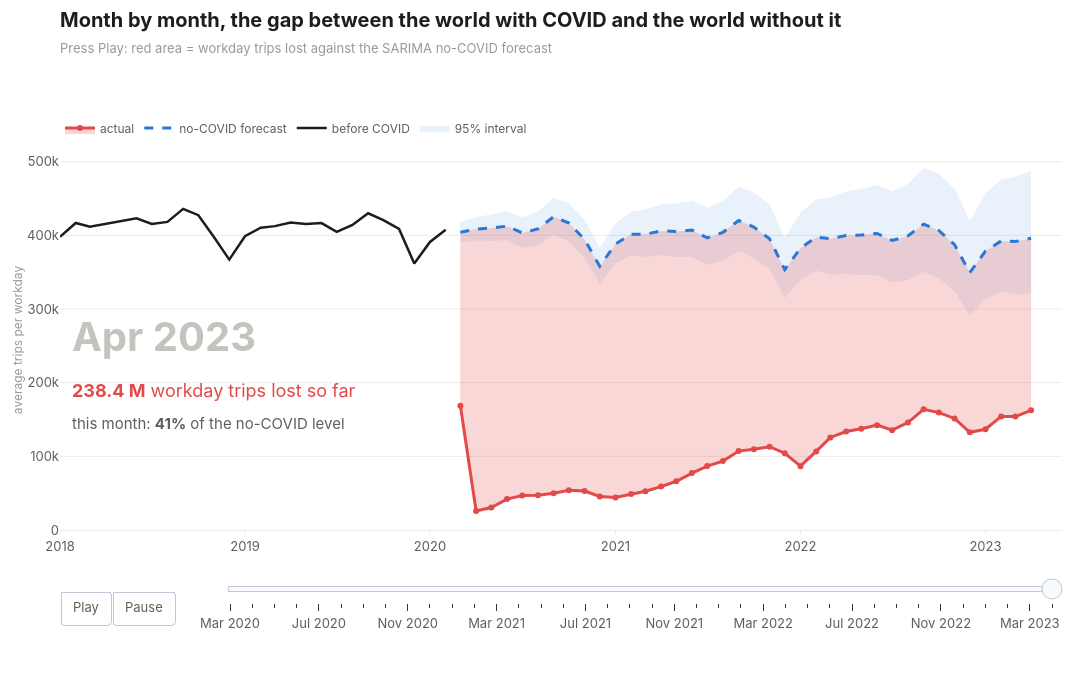

Source (notebook cell):
### Markdown cell above
### ภาพเคลื่อนไหว: ช่องว่างค่อยๆ เปิดทีละเดือน

กด Play เพื่อดูตั้งแต่ มี.ค. 2020 ถึง เม.ย. 2023 ตัวเลขด้านขวาคือจำนวนทริปที่หายไปสะสม และ % การฟื้นตัวของเดือนนั้น

### Code cell
context = trips.loc["2018-01":PRE_END]
anim_months = list(post.index)


def gap_traces(upto):
    shown_post = post[:upto]
    shown_cf = cf_mid[:upto]
    return [
        go.Scatter(x=shown_cf.index, y=shown_cf.values, mode="lines", line=dict(color=viz.ACCENT, width=3, dash="dash"),
                   name="no-COVID forecast", hovertemplate="%{x|%b %Y}: expected %{y:,.0f}<extra></extra>"),
        go.Scatter(x=shown_post.index, y=shown_post.values, mode="lines+markers", line=dict(color=viz.SERIES[7], width=3),
                   marker=dict(size=6), fill="tonexty", fillcolor=LOST_FILL, name="actual",
                   hovertemplate="%{x|%b %Y}: actual %{y:,.0f}<extra></extra>"),
    ]


def gap_notes(upto):
    lost_so_far = float(lost_per_month[:upto].sum())
    month_recovery = float(recovery[upto])
    return [
        dict(text=f"<b>{upto:%b %Y}</b>", x=0.01, y=0.58, xref="paper", yref="paper", xanchor="left", yanchor="top",
             showarrow=False, font=dict(size=40, color=viz.CONTEXT)),
        dict(text=f"<b>{lost_so_far / 1e6:,.1f} M</b> workday trips lost so far", x=0.01, y=0.40, xref="paper",
             yref="paper", xanchor="left", yanchor="top", showarrow=False, font=dict(size=18, color=viz.SERIES[7])),
        dict(text=f"this month: <b>{month_recovery:.0f}%</b> of the no-COVID level", x=0.01, y=0.31, xref="paper",
             yref="paper", xanchor="left", yanchor="top", showarrow=False, font=dict(size=15, color=viz.INK2)),
    ]


fig = go.Figure()
fig.add_trace(go.Scatter(x=cf95.index, y=cf95.iloc[:, 1], mode="lines", line=dict(width=0), showlegend=False, hoverinfo="skip"))
fig.add_trace(go.Scatter(x=cf95.index, y=cf95.iloc[:, 0], mode="lines", line=dict(width=0), fill="tonexty",
                         fillcolor="rgba(42, 120, 214, 0.10)", name="95% interval", hoverinfo="skip"))
fig.add_trace(go.Scatter(x=context.index, y=context.values, mode="lines", line=dict(color=viz.INK, width=2.5),
                         name="before COVID", hovertemplate="%{x|%b %Y}: %{y:,.0f}<extra></extra>"))
for trace in gap_traces(anim_months[-1]):
    fig.add_trace(trace)

frames = []
steps = []
for month in anim_months:
    name = f"{month:%b %Y}"
    frames.append(go.Frame(name=name, data=gap_traces(month), traces=[3, 4], layout=dict(annotations=gap_notes(month))))
    steps.append(dict(label=name, method="animate",
                      args=[[name], dict(mode="immediate", frame=dict(duration=0, redraw=False), transition=dict(duration=0))]))
fig.frames = frames
play = dict(label="Play", method="animate",
            args=[None, dict(frame=dict(duration=260, redraw=False), fromcurrent=True, transition=dict(duration=120))])
pause = dict(label="Pause", method="animate",
             args=[[None], dict(frame=dict(duration=0, redraw=False), mode="immediate", transition=dict(duration=0))])
fig.update_layout(
    annotations=gap_notes(anim_months[-1]),
    updatemenus=[dict(type="buttons", buttons=[play, pause], direction="left", x=0, y=-0.16, xanchor="left",
                      yanchor="top", showactive=False)],
    sliders=[dict(steps=steps, active=len(steps) - 1, x=0.16, len=0.84, y=-0.13, currentvalue=dict(visible=False),
                  pad=dict(t=0))],
    hovermode="x unified", margin=dict(t=150, b=150),
)
fig.update_xaxes(range=[pd.Timestamp("2018-01-01"), pd.Timestamp("2023-06-01")])
fig.update_yaxes(title_text="average trips per workday", tickformat="~s", range=[0, float(cf95.iloc[:, 1].max()) * 1.05])
viz.titled(fig, "Month by month, the gap between the world with COVID and the world without it",
           "Press Play: red area = workday trips lost against the SARIMA no-COVID forecast")
viz.save(fig, "13_gap_animation", width=1300, height=680)
fig

### Figure 1 — Plotly figure (JSON) as saved in the notebook; plotly's stock layout.template omitted (floating-point values rounded to 4 significant figures)
{"data": [{"hoverinfo": "skip", "line": {"width": 0}, "mode": "lines", "showlegend": false, "type": "scatter", "x": ["2020-03-01T00:00:00.000000", "2020-04-01T00:00:00.000000", "2020-05-01T00:00:00.000000", "2020-06-01T00:00:00.000000", "2020-07-01T00:00:00.000000", "2020-08-01T00:00:00.000000", "2020-09-01T00:00:00.000000", "2020-10-01T00:00:00.000000", "2020-11-01T00:00:00.000000", "2020-12-01T00:00:00.000000", "2021-01-01T00:00:00.000000", "2021-02-01T00:00:00.000000", "2021-03-01T00:00:00.000000", "2021-04-01T00:00:00.000000", "2021-05-01T00:00:00.000000", "2021-06-01T00:00:00.000000", "2021-07-01T00:00:00.000000", "2021-08-01T00:00:00.000000", "2021-09-01T00:00:00.000000", "2021-10-01T00:00:00.000000", "2021-11-01T00:00:00.000000", "2021-12-01T00:00:00.000000", "2022-01-01T00:00:00.000000", "2022-02-01T00:00:00.000000", "2022-03-01T00:00:00.000000", "2022-04-01T00:00:00.000000", "2022-05-01T00:00:00.000000", "2022-06-01T00:00:00.000000", "2022-07-01T00:00:00.000000", "2022-08-01T00:00:00.000000", "2022-09-01T00:00:00.000000", "2022-10-01T00:00:00.000000", "2022-11-01T00:00:00.000000", "2022-12-01T00:00:00.000000", "2023-01-01T00:00:00.000000", "2023-02-01T00:00:00.000000", "2023-03-01T00:00:00.000000", "2023-04-01T00:00:00.000000"], "y": [418300.0, 424900.0, 428300.0, 432700.0, 424700.0, 431900.0, 451000.0, 443200.0, 420800.0, 383100.0, 416500.0, 431900.0, 435000.0, 442000.0, 443100.0, 447000.0, 437000.0, 447100.0, 466400.0, 458200.0, 442000.0, 396600.0, 430600.0, 448800.0, 451700.0, 459600.0, 463100.0, 468400.0, 459900.0, 469800.0, 491300.0, 483600.0, 463100.0, 419800.0, 457000.0, 475800.0, 479400.0, 488000.0]}, {"fill": "tonexty", "fillcolor": "rgba(42, 120, 214, 0.10)", "hoverinfo": "skip", "line": {"width": 0}, "mode": "lines", "name": "95% interval", "type": "scatter", "x": ["2020-03-01T00:00:00.000000", "2020-04-01T00:00:00.000000", "2020-05-01T00:00:00.000000", "2020-06-01T00:00:00.000000", "2020-07-01T00:00:00.000000", "2020-08-01T00:00:00.000000", "2020-09-01T00:00:00.000000", "2020-10-01T00:00:00.000000", "2020-11-01T00:00:00.000000", "2020-12-01T00:00:00.000000", "2021-01-01T00:00:00.000000", "2021-02-01T00:00:00.000000", "2021-03-01T00:00:00.000000", "2021-04-01T00:00:00.000000", "2021-05-01T00:00:00.000000", "2021-06-01T00:00:00.000000", "2021-07-01T00:00:00.000000", "2021-08-01T00:00:00.000000", "2021-09-01T00:00:00.000000", "2021-10-01T00:00:00.000000", "2021-11-01T00:00:00.000000", "2021-12-01T00:00:00.000000", "2022-01-01T00:00:00.000000", "2022-02-01T00:00:00.000000", "2022-03-01T00:00:00.000000", "2022-04-01T00:00:00.000000", "2022-05-01T00:00:00.000000", "2022-06-01T00:00:00.000000", "2022-07-01T00:00:00.000000", "2022-08-01T00:00:00.000000", "2022-09-01T00:00:00.000000", "2022-10-01T00:00:00.000000", "2022-11-01T00:00:00.000000", "2022-12-01T00:00:00.000000", "2023-01-01T00:00:00.000000", "2023-02-01T00:00:00.000000", "2023-03-01T00:00:00.000000", "2023-04-01T00:00:00.000000"], "y": [390800.0, 392900.0, 392400.0, 393200.0, 383000.0, 386800.0, 401100.0, 391700.0, 369700.0, 334600.0, 361800.0, 373300.0, 370500.0, 373000.0, 370700.0, 370900.0, 359800.0, 365300.0, 378300.0, 369000.0, 353500.0, 315000.0, 339900.0, 352000.0, 346500.0, 347900.0, 346200.0, 346000.0, 335800.0, 339200.0, 351000.0, 341900.0, 324100.0, 290900.0, 313700.0, 323500.0, 319800.0, 321200.0]}, {"hovertemplate": "%{x|%b %Y}: %{y:,.0f}<extra></extra>", "line": {"color": "#1d1d1b", "width": 2.5}, "mode": "lines", "name": "before COVID", "type": "scatter", "x": ["2018-01-01T00:00:00.000000", "2018-02-01T00:00:00.000000", "2018-03-01T00:00:00.000000", "2018-04-01T00:00:00.000000", "2018-05-01T00:00:00.000000", "2018-06-01T00:00:00.000000", "2018-07-01T00:00:00.000000", "2018-08-01T00:00:00.000000", "2018-09-01T00:00:00.000000", "2018-10-01T00:00:00.000000", "2018-11-01T00:00:00.000000", "2018-12-01T00:00:00.000000", "2019-01-01T00:00:00.000000", "2019-02-01T00:00:00.000000", "2019-03-01T00:00:00.000000", "2019-04-01T00:00:00.000000", "2019-05-01T00:00:00.000000", "2019-06-01T00:00:00.000000", "2019-07-01T00:00:00.000000", "2019-08-01T00:00:00.000000", "2019-09-01T00:00:00.000000", "2019-10-01T00:00:00.000000", "2019-11-01T00:00:00.000000", "2019-12-01T00:00:00.000000", "2020-01-01T00:00:00.000000", "2020-02-01T00:00:00.000000"], "y": [397900.0, 416800.0, 411700.0, 415600.0, 419500.0, 423000.0, 415500.0, 418300.0, 435900.0, 427300.0, 397300.0, 367100.0, 398800.0, 410400.0, 412500.0, 417400.0, 415200.0, 416600.0, 404700.0, 414000.0, 430000.0, 420700.0, 408700.0, 361700.0, 391000.0, 407500.0]}, {"hovertemplate": "%{x|%b %Y}: expected %{y:,.0f}<extra></extra>", "line": {"color": "#2a78d6", "dash": "dash", "width": 3}, "mode": "lines", "name": "no-COVID forecast", "type": "scatter", "x": ["2020-03-01T00:00:00.000000", "2020-04-01T00:00:00.000000", "2020-05-01T00:00:00.000000", "2020-06-01T00:00:00.000000", "2020-07-01T00:00:00.000000", "2020-08-01T00:00:00.000000", "2020-09-01T00:00:00.000000", "2020-10-01T00:00:00.000000", "2020-11-01T00:00:00.000000", "2020-12-01T00:00:00.000000", "2021-01-01T00:00:00.000000", "2021-02-01T00:00:00.000000", "2021-03-01T00:00:00.000000", "2021-04-01T00:00:00.000000", "2021-05-01T00:00:00.000000", "2021-06-01T00:00:00.000000", "2021-07-01T00:00:00.000000", "2021-08-01T00:00:00.000000", "2021-09-01T00:00:00.000000", "2021-10-01T00:00:00.000000", "2021-11-01T00:00:00.000000", "2021-12-01T00:00:00.000000", "2022-01-01T00:00:00.000000", "2022-02-01T00:00:00.000000", "2022-03-01T00:00:00.000000", "2022-04-01T00:00:00.000000", "2022-05-01T00:00:00.000000", "2022-06-01T00:00:00.000000", "2022-07-01T00:00:00.000000", "2022-08-01T00:00:00.000000", "2022-09-01T00:00:00.000000", "2022-10-01T00:00:00.000000", "2022-11-01T00:00:00.000000", "2022-12-01T00:00:00.000000", "2023-01-01T00:00:00.000000", "2023-02-01T00:00:00.000000", "2023-03-01T00:00:00.000000", "2023-04-01T00:00:00.000000"], "y": [404300.0, 408600.0, 410000.0, 412500.0, 403300.0, 408700.0, 425300.0, 416600.0, 394400.0, 358000.0, 388200.0, 401500.0, 401500.0, 406000.0, 405300.0, 407100.0, 396500.0, 404100.0, 420000.0, 411200.0, 395300.0, 353500.0, 382500.0, 397500.0, 395600.0, 399900.0, 400400.0, 402600.0, 393000.0, 399200.0, 415200.0, 406600.0, 387400.0, 349500.0, 378600.0, 392400.0, 391600.0, 395900.0]}, {"fill": "tonexty", "fillcolor": "rgba(227, 73, 72, 0.22)", "hovertemplate": "%{x|%b %Y}: actual %{y:,.0f}<extra></extra>", "line": {"color": "#e34948", "width": 3}, "marker": {"size": 6}, "mode": "lines+markers", "name": "actual", "type": "scatter", "x": ["2020-03-01T00:00:00.000000", "2020-04-01T00:00:00.000000", "2020-05-01T00:00:00.000000", "2020-06-01T00:00:00.000000", "2020-07-01T00:00:00.000000", "2020-08-01T00:00:00.000000", "2020-09-01T00:00:00.000000", "2020-10-01T00:00:00.000000", "2020-11-01T00:00:00.000000", "2020-12-01T00:00:00.000000", "2021-01-01T00:00:00.000000", "2021-02-01T00:00:00.000000", "2021-03-01T00:00:00.000000", "2021-04-01T00:00:00.000000", "2021-05-01T00:00:00.000000", "2021-06-01T00:00:00.000000", "2021-07-01T00:00:00.000000", "2021-08-01T00:00:00.000000", "2021-09-01T00:00:00.000000", "2021-10-01T00:00:00.000000", "2021-11-01T00:00:00.000000", "2021-12-01T00:00:00.000000", "2022-01-01T00:00:00.000000", "2022-02-01T00:00:00.000000", "2022-03-01T00:00:00.000000", "2022-04-01T00:00:00.000000", "2022-05-01T00:00:00.000000", "2022-06-01T00:00:00.000000", "2022-07-01T00:00:00.000000", "2022-08-01T00:00:00.000000", "2022-09-01T00:00:00.000000", "2022-10-01T00:00:00.000000", "2022-11-01T00:00:00.000000", "2022-12-01T00:00:00.000000", "2023-01-01T00:00:00.000000", "2023-02-01T00:00:00.000000", "2023-03-01T00:00:00.000000", "2023-04-01T00:00:00.000000"], "y": [168700.0, 25840.0, 30560.0, 41990.0, 46740.0, 47110.0, 49980.0, 53990.0, 52970.0, 45530.0, 44000.0, 48740.0, 52680.0, 58950.0, 66130.0, 77220.0, 86800.0, 93560.0, 107100.0, 109700.0, 113100.0, 104200.0, 86700.0, 106700.0, 125600.0, 133700.0, 137400.0, 142300.0, 135500.0, 145900.0, 163900.0, 159400.0, 151400.0, 132600.0, 136800.0, 154200.0, 153900.0, 162500.0]}], "layout": {"annotations": [{"font": {"color": "#c4c3bd", "size": 40}, "showarrow": false, "text": "<b>Apr 2023</b>", "x": 0.01, "xanchor": "left", "xref": "paper", "y": 0.58, "yanchor": "top", "yref": "paper"}, {"font": {"color": "#e34948", "size": 18}, "showarrow": false, "text": "<b>238.4 M</b> workday trips lost so far", "x": 0.01, "xanchor": "left", "xref": "paper", "y": 0.4, "yanchor": "top", "yref": "paper"}, {"font": {"color": "#5f5e5a", "size": 15}, "showarrow": false, "text": "this month: <b>41%</b> of the no-COVID level", "x": 0.01, "xanchor": "left", "xref": "paper", "y": 0.31, "yanchor": "top", "yref": "paper"}], "height": 680, "hovermode": "x unified", "margin": {"b": 150, "t": 150}, "sliders": [{"active": 37, "currentvalue": {"visible": false}, "len": 0.84, "pad": {"t": 0}, "steps": [{"args": [["Mar 2020"], {"frame": {"duration": 0, "redraw": false}, "mode": "immediate", "transition": {"duration": 0}}], "label": "Mar 2020", "method": "animate"}, {"args": [["Apr 2020"], {"frame": {"duration": 0, "redraw": false}, "mode": "immediate", "transition": {"duration": 0}}], "label": "Apr 2020", "method": "animate"}, {"args": [["May 2020"], {"frame": {"duration": 0, "redraw": false}, "mode": "immediate", "transition": {"duration": 0}}], "label": "May 2020", "method": "animate"}, {"args": [["Jun 2020"], {"frame": {"duration": 0, "redraw": false}, "mode": "immediate", "transition": {"duration": 0}}], "label": "Jun 2020", "method": "animate"}, {"args": [["Jul 2020"], {"frame": {"duration": 0, "redraw": false}, "mode": "immediate", "transition": {"duration": 0}}], "label": "Jul 2020", "method": "animate"}, {"args": [["Aug 2020"], {"frame": {"duration": 0, "redraw": false}, "mode": "immediate", "transition": {"duration": 0}}], "label": "Aug 2020", "method": "animate"}, {"args": [["Sep 2020"], {"frame": {"duration": 0, "redraw": false}, "mode": "immediate", "transition": {"duration": 0}}], "label": "Sep 2020", "method": "animate"}, {"args": [["Oct 2020"], {"frame": {"duration": 0, "redraw": false}, "mode": "immediate", "transition": {"duration": 0}}], "label": "Oct 2020", "method": "animate"}, {"args": [["Nov 2020"], {"frame": {"duration": 0, "redraw": false}, "mode": "immediate", "transition": {"duration": 0}}], "label": "Nov 2020", "method": "animate"}, {"args": [["Dec 2020"], {"frame": {"duration": 0, "redraw": false}, "mode": "immediate", "transition": {"duration": 0}}], "label": "Dec 2020", "method": "animate"}, {"args": [["Jan 2021"], {"frame": {"duration": 0, "redraw": false}, "mode": "immediate", "transition": {"duration": 0}}], "label": "Jan 2021", "method": "animate"}, {"args": [["Feb 2021"], {"frame": {"duration": 0, "redraw": false}, "mode": "immediate", "transition": {"duration": 0}}], "label": "Feb 2021", "method": "animate"}, {"args": [["Mar 2021"], {"frame": {"duration": 0, "redraw": false}, "mode": "immediate", "transition": {"duration": 0}}], "label": "Mar 2021", "method": "animate"}, {"args": [["Apr 2021"], {"frame": {"duration": 0, "redraw": false}, "mode": "immediate", "transition": {"duration": 0}}], "label": "Apr 2021", "method": "animate"}, {"args": [["May 2021"], {"frame": {"duration": 0, "redraw": false}, "mode": "immediate", "transition": {"duration": 0}}], "label": "May 2021", "method": "animate"}, {"args": [["Jun 2021"], {"frame": {"duration": 0, "redraw": false}, "mode": "immediate", "transition": {"duration": 0}}], "label": "Jun 2021", "method": "animate"}, {"args": [["Jul 2021"], {"frame": {"duration": 0, "redraw": false}, "mode": "immediate", "transition": {"duration": 0}}], "label": "Jul 2021", "method": "animate"}, {"args": [["Aug 2021"], {"frame": {"duration": 0, "redraw": false}, "mode": "immediate", "transition": {"duration": 0}}], "label": "Aug 2021", "method": "animate"}, {"args": [["Sep 2021"], {"frame": {"duration": 0, "redraw": false}, "mode": "immediate", "transition": {"duration": 0}}], "label": "Sep 2021", "method": "animate"}, {"args": [["Oct 2021"], {"frame": {"duration": 0, "redraw": false}, "mode": "immediate", "transition": {"duration": 0}}], "label": "Oct 2021", "method": "animate"}, {"args": [["Nov 2021"], {"frame": {"duration": 0, "redraw": false}, "mode": "immediate", "transition": {"duration": 0}}], "label": "Nov 2021", "method": "animate"}, {"args": [["Dec 2021"], {"frame": {"duration": 0, "redraw": false}, "mode": "immediate", "transition": {"duration": 0}}], "label": "Dec 2021", "method": "animate"}, {"args": [["Jan 2022"], {"frame": {"duration": 0, "redraw": false}, "mode": "immediate", "transition": {"duration": 0}}], "label": "Jan 2022", "method": "animate"}, {"args": [["Feb 2022"], {"frame": {"duration": 0, "redraw": false}, "mode": "immediate", "transition": {"duration": 0}}], "label": "Feb 2022", "method": "animate"}, {"args": [["Mar 2022"], {"frame": {"duration": 0, "redraw": false}, "mode": "immediate", "transition": {"duration": 0}}], "label": "Mar 2022", "method": "animate"}, {"args": [["Apr 2022"], {"frame": {"duration": 0, "redraw": false}, "mode": "immediate", "transition": {"duration": 0}}], "label": "Apr 2022", "method": "animate"}, {"args": [["May 2022"], {"frame": {"duration": 0, "redraw": false}, "mode": "immediate", "transition": {"duration": 0}}], "label": "May 2022", "method": "animate"}, {"args": [["Jun 2022"], {"frame": {"duration": 0, "redraw": false}, "mode": "immediate", "transition": {"duration": 0}}], "label": "Jun 2022", "method": "animate"}, {"args": [["Jul 2022"], {"frame": {"duration": 0, "redraw": false}, "mode": "immediate", "transition": {"duration": 0}}], "label": "Jul 2022", "method": "animate"}, {"args": [["Aug 2022"], {"frame": {"duration": 0, "redraw": false}, "mode": "immediate", "transition": {"duration": 0}}], "label": "Aug 2022", "method": "animate"}, {"args": [["Sep 2022"], {"frame": {"duration": 0, "redraw": false}, "mode": "immediate", "transition": {"duration": 0}}], "label": "Sep 2022", "method": "animate"}, {"args": [["Oct 2022"], {"frame": {"duration": 0, "redraw": false}, "mode": "immediate", "transition": {"duration": 0}}], "label": "Oct 2022", "method": "animate"}, {"args": [["Nov 2022"], {"frame": {"duration": 0, "redraw": false}, "mode": "immediate", "transition": {"duration": 0}}], "label": "Nov 2022", "method": "animate"}, {"args": [["Dec 2022"], {"frame": {"duration": 0, "redraw": false}, "mode": "immediate", "transition": {"duration": 0}}], "label": "Dec 2022", "method": "animate"}, {"args": [["Jan 2023"], {"frame": {"duration": 0, "redraw": false}, "mode": "immediate", "transition": {"duration": 0}}], "label": "Jan 2023", "method": "animate"}, {"args": [["Feb 2023"], {"frame": {"duration": 0, "redraw": false}, "mode": "immediate", "transition": {"duration": 0}}], "label": "Feb 2023", "method": "animate"}, {"args": [["Mar 2023"], {"frame": {"duration": 0, "redraw": false}, "mode": "immediate", "transition": {"duration": 0}}], "label": "Mar 2023", "method": "animate"}, {"args": [["Apr 2023"], {"frame": {"duration": 0, "redraw": false}, "mode": "immediate", "transition": {"duration": 0}}], "label": "Apr 2023", "method": "animate"}], "x": 0.16, "y": -0.13}], "title": {"text": "<b>Month by month, the gap between the world with COVID and the world without it</b><br><span style='font-size:13px;color:#9a9993'>Press Play: red area = workday trips lost against the SARIMA no-COVID forecast</span>"}, "updatemenus": [{"buttons": [{"args": [null, {"frame": {"duration": 260, "redraw": false}, "fromcurrent": true, "transition": {"duration": 120}}], "label": "Play", "method": "animate"}, {"args": [[null], {"frame": {"duration": 0, "redraw": false}, "mode": "immediate", "transition": {"duration": 0}}], "label": "Pause", "method": "animate"}], "direction": "left", "showactive": false, "type": "buttons", "x": 0, "xanchor": "left", "y": -0.16, "yanchor": "top"}], "width": 1300, "xaxis": {"range": ["2018-01-01T00:00:00", "2023-06-01T00:00:00"]}, "yaxis": {"range": [0, 515900.0], "tickformat": "~s", "title": {"text": "average trips per workday"}}}}
